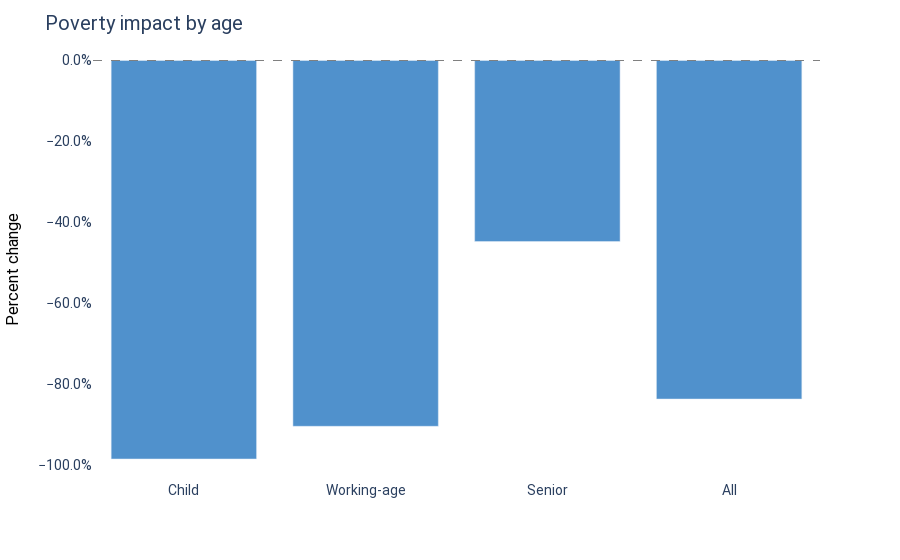

The notebook cell this image was saved under:
### Code cell
import requests
import plotly.graph_objects as go

result = requests.get("https://policyengine.org/uk/api/population-reform?WA_adult_UBI_age=16&adult_UBI=184&child_UBI=92&senior_UBI=184&abolish_CB=1&abolish_CTC=1&abolish_ESA_income=1&abolish_IS=1&abolish_JSA_income=1&abolish_PC=1&abolish_SP=1&abolish_UC_carer=1&abolish_UC_child=1&abolish_UC_childcare=1&abolish_UC_standard=1&abolish_WTC=1&personal_allowance=0&higher_threshold=50000&add_rate=0.6&basic_rate=0.35&higher_rate=0.55&NI_add_rate=0.1&NI_class_4_add_rate=0.1&NI_class_4_main_rate=0.1&NI_main_rate=0.1").json()
go.Figure(result["poverty_chart"])

### Figure 1 — Plotly figure (JSON) as saved in the notebook; plotly's stock layout.template omitted (floating-point values rounded to 4 significant figures)
{"data": [{"alignmentgroup": "True", "customdata": [["Child poverty falls 98.5%"], ["Working-age poverty falls 90.4%"], ["Senior poverty falls 44.7%"], ["Total poverty falls 83.7%"]], "hovertemplate": "%{customdata[0]}<extra></extra>", "legendgroup": "", "marker": {"color": "#5091cc", "pattern": {"shape": ""}}, "name": "", "offsetgroup": "", "orientation": "v", "showlegend": false, "textposition": "auto", "type": "bar", "x": ["Child", "Working-age", "Senior", "All"], "xaxis": "x", "y": [-0.9848, -0.904, -0.4474, -0.8367], "yaxis": "y"}], "layout": {"barmode": "relative", "font": {"family": "Roboto"}, "hoverlabel": {"align": "right"}, "legend": {"tracegroupgap": 0}, "margin": {"t": 60}, "paper_bgcolor": "white", "plot_bgcolor": "white", "shapes": [{"line": {"color": "grey", "dash": "dash", "width": 1}, "type": "line", "x0": 0, "x1": 1, "xref": "paper", "y0": 0, "y1": 0, "yref": "y"}], "title": {"font": {"size": 20}, "text": "Poverty impact by age"}, "xaxis": {"anchor": "y", "domain": [0, 1], "tickfont": {"size": 14}, "title": {"font": {"color": "black", "size": 16}}}, "yaxis": {"anchor": "x", "domain": [0, 1], "tickfont": {"size": 14}, "tickformat": ",.1%", "title": {"font": {"color": "black", "size": 16}, "text": "Percent change"}}}}
